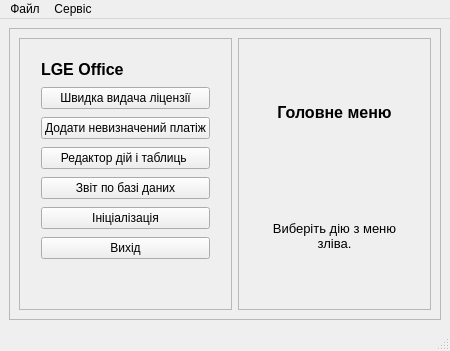
<?xml version="1.0" encoding="UTF-8"?>
<ui version="4.0">
 <class>MainOfficeWindow</class>
 <widget class="QMainWindow" name="MainOfficeWindow">
  <property name="geometry">
   <rect>
    <x>0</x>
    <y>0</y>
    <width>450</width>
    <height>351</height>
   </rect>
  </property>
  <property name="minimumSize">
   <size>
    <width>450</width>
    <height>300</height>
   </size>
  </property>
  <property name="windowTitle">
   <string>LGE Office</string>
  </property>
  <property name="windowIcon">
   <iconset resource="../resources.qrc">
    <normaloff>:/office/icons/lgeoffice_gpt_24x24.png</normaloff>:/office/icons/lgeoffice_gpt_24x24.png</iconset>
  </property>
  <widget class="QWidget" name="centralwidget">
   <layout class="QHBoxLayout" name="horizontalLayout" stretch="0">
    <property name="spacing">
     <number>9</number>
    </property>
    <property name="leftMargin">
     <number>9</number>
    </property>
    <property name="topMargin">
     <number>9</number>
    </property>
    <property name="rightMargin">
     <number>9</number>
    </property>
    <property name="bottomMargin">
     <number>9</number>
    </property>
    <item>
     <widget class="QFrame" name="frame">
      <property name="frameShape">
       <enum>QFrame::Shape::StyledPanel</enum>
      </property>
      <property name="frameShadow">
       <enum>QFrame::Shadow::Raised</enum>
      </property>
      <layout class="QHBoxLayout" name="horizontalLayout_2">
       <item>
        <widget class="QFrame" name="frmLeft">
         <property name="sizePolicy">
          <sizepolicy hsizetype="Fixed" vsizetype="Preferred">
           <horstretch>0</horstretch>
           <verstretch>0</verstretch>
          </sizepolicy>
         </property>
         <property name="minimumSize">
          <size>
           <width>150</width>
           <height>0</height>
          </size>
         </property>
         <property name="frameShape">
          <enum>QFrame::Shape::StyledPanel</enum>
         </property>
         <property name="frameShadow">
          <enum>QFrame::Shadow::Raised</enum>
         </property>
         <layout class="QVBoxLayout" name="verticalLayout_2">
          <item>
           <layout class="QVBoxLayout" name="verticalLayout">
            <property name="spacing">
             <number>8</number>
            </property>
            <property name="leftMargin">
             <number>12</number>
            </property>
            <property name="topMargin">
             <number>12</number>
            </property>
            <property name="rightMargin">
             <number>12</number>
            </property>
            <property name="bottomMargin">
             <number>12</number>
            </property>
            <item>
             <widget class="QLabel" name="lblLogo">
              <property name="font">
               <font>
                <pointsize>12</pointsize>
                <bold>true</bold>
               </font>
              </property>
              <property name="text">
               <string>LGE Office</string>
              </property>
             </widget>
            </item>
            <item>
             <widget class="QPushButton" name="btnQuickIssue">
              <property name="toolTip">
               <string>Створити клієнта, замовлення, оплату, ліцензію та підготувати лист</string>
              </property>
              <property name="text">
               <string>Швидка видача ліцензії</string>
              </property>
             </widget>
            </item>
            <item>
             <widget class="QPushButton" name="btnPayments">
              <property name="text">
               <string>Додати невизначений платіж</string>
              </property>
             </widget>
            </item>
            <item>
             <widget class="QPushButton" name="btnDbGrid">
              <property name="toolTip">
               <string>Універсальний редактор. Обробка запиту, оплат, видача ліцензії</string>
              </property>
              <property name="text">
               <string>Редактор дій і таблиць </string>
              </property>
             </widget>
            </item>
            <item>
             <widget class="QPushButton" name="btnDbReport">
              <property name="toolTip">
               <string>Сформувати TXT-звіт по стану бази даних</string>
              </property>
              <property name="text">
               <string>Звіт по базі даних</string>
              </property>
             </widget>
            </item>
            <item>
             <widget class="QPushButton" name="btnInit">
              <property name="toolTip">
               <string>Створення БД і config</string>
              </property>
              <property name="text">
               <string>Ініціалізація</string>
              </property>
              <property name="checkable">
               <bool>true</bool>
              </property>
             </widget>
            </item>
            <item>
             <widget class="QPushButton" name="btnExit">
              <property name="toolTip">
               <string>Закінчення</string>
              </property>
              <property name="text">
               <string>Вихід</string>
              </property>
             </widget>
            </item>
            <item>
             <spacer name="verticalSpacer">
              <property name="orientation">
               <enum>Qt::Orientation::Vertical</enum>
              </property>
              <property name="sizeHint" stdset="0">
               <size>
                <width>20</width>
                <height>40</height>
               </size>
              </property>
             </spacer>
            </item>
           </layout>
          </item>
         </layout>
        </widget>
       </item>
       <item>
        <widget class="QFrame" name="frmContent">
         <property name="frameShape">
          <enum>QFrame::Shape::StyledPanel</enum>
         </property>
         <property name="frameShadow">
          <enum>QFrame::Shadow::Raised</enum>
         </property>
         <layout class="QVBoxLayout" name="verticalLayout_3">
          <property name="spacing">
           <number>10</number>
          </property>
          <property name="leftMargin">
           <number>16</number>
          </property>
          <property name="topMargin">
           <number>16</number>
          </property>
          <property name="rightMargin">
           <number>16</number>
          </property>
          <property name="bottomMargin">
           <number>16</number>
          </property>
          <item>
           <widget class="QLabel" name="lblPageTitle">
            <property name="font">
             <font>
              <pointsize>12</pointsize>
              <bold>true</bold>
             </font>
            </property>
            <property name="text">
             <string>Головне меню</string>
            </property>
            <property name="alignment">
             <set>Qt::AlignmentFlag::AlignCenter</set>
            </property>
           </widget>
          </item>
          <item>
           <widget class="QLabel" name="lblInfo">
            <property name="font">
             <font>
              <pointsize>10</pointsize>
             </font>
            </property>
            <property name="text">
             <string>Виберіть дію з меню зліва.</string>
            </property>
            <property name="alignment">
             <set>Qt::AlignmentFlag::AlignCenter</set>
            </property>
            <property name="wordWrap">
             <bool>true</bool>
            </property>
           </widget>
          </item>
         </layout>
        </widget>
       </item>
      </layout>
     </widget>
    </item>
   </layout>
  </widget>
  <widget class="QMenuBar" name="menuBar">
   <property name="geometry">
    <rect>
     <x>0</x>
     <y>0</y>
     <width>450</width>
     <height>33</height>
    </rect>
   </property>
   <widget class="QMenu" name="menuFile">
    <property name="title">
     <string>Файл</string>
    </property>
    <addaction name="actExit"/>
   </widget>
   <widget class="QMenu" name="menuService">
    <property name="title">
     <string>Сервіс</string>
    </property>
    <addaction name="actQuickIssue"/>
    <addaction name="actPayments"/>
    <addaction name="actDbGrid"/>
    <addaction name="actDbReport"/>
    <addaction name="actInit"/>
   </widget>
   <addaction name="menuFile"/>
   <addaction name="menuService"/>
  </widget>
  <widget class="QStatusBar" name="statusBar"/>
  <action name="action">
   <property name="text">
    <string>Сервіс</string>
   </property>
  </action>
  <action name="actExit">
   <property name="text">
    <string>Вихід</string>
   </property>
  </action>
  <action name="actInit">
   <property name="text">
    <string>Ініціалізація</string>
   </property>
  </action>
  <action name="actIssue">
   <property name="text">
    <string>Видача ліцензії</string>
   </property>
  </action>
  <action name="actPayments">
   <property name="text">
    <string>Додати невизначений платіж</string>
   </property>
  </action>
  <action name="actDbGrid">
   <property name="text">
    <string>Редактор</string>
   </property>
  </action>
  <action name="actDbReport">
   <property name="text">
    <string>Звіт по базі даних</string>
   </property>
  </action>
  <action name="actQuickIssue">
   <property name="text">
    <string>Швидка видача ліцензії</string>
   </property>
   <property name="toolTip">
    <string>Відкрити діалог швидкої видачі ліцензії</string>
   </property>
  </action>
 </widget>
 <resources>
  <include location="../resources.qrc"/>
 </resources>
 <connections/>
</ui>
